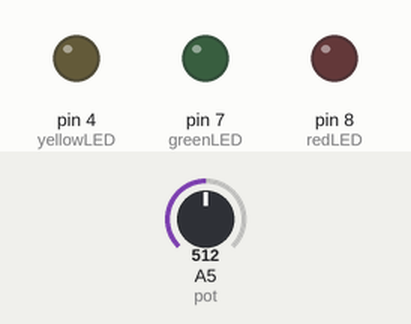
The sketch below on a simulated Arduino Uno, built with avr-gcc and run on an emulated ATmega328P. Shown: output pins drawn as LEDs (lit = HIGH). Inputs (shaded band) come from the test bench; at power-on: A5 (pot) = 512. What the sketch prints to the serial monitor is not drawn.

Above: at 1.8 s.
1.9 s: A5 (pot) set to 313
3.4 s: A5 (pot) set to 289
At 5.0 s:
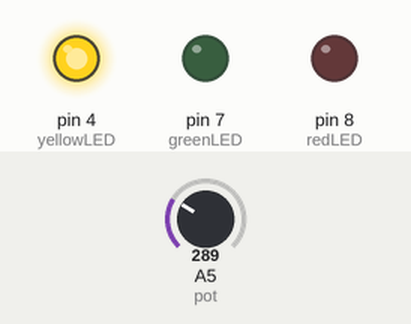
5.5 s: A5 (pot) set to 218
7.2 s: A5 (pot) set to 191
At 9.2 s:
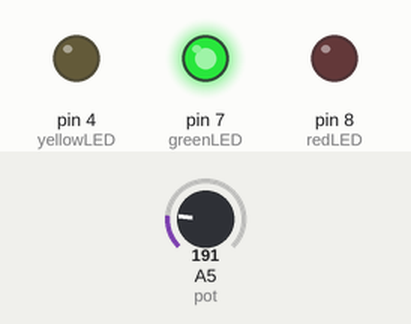
9.5 s: A5 (pot) set to 110
11.2 s: A5 (pot) set to 91
At 12.4 s:
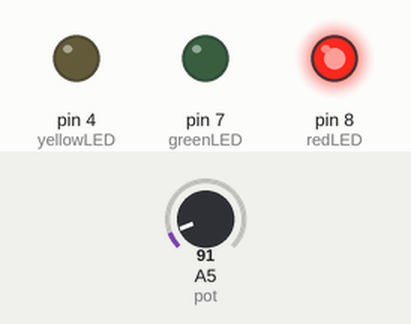
Timing chart, 0 to 14.2 s (numbered marks = the images above; inputs shaded):
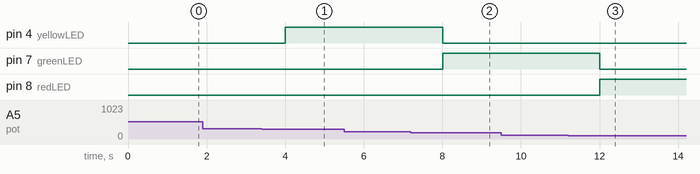

The sketch:

LEDs_Potentiometer_RGY.ino
```cpp
#define pot A5
#define redLED 8
#define greenLED 7
#define yellowLED 4


void setup()
{
  pinMode(redLED, OUTPUT);
  pinMode(greenLED, OUTPUT);
  pinMode(yellowLED, OUTPUT);
  Serial.begin(9600);
}

void loop()
{
  int x=analogRead(pot);
  Serial.print("Pot Value=");
   Serial.println(x);

  if(x<100)
  {
    digitalWrite(redLED, HIGH);
    digitalWrite(greenLED, LOW);
    digitalWrite(yellowLED, LOW);
    Serial.print("Red ON");
  }

  else if(x>=100&&x<200)
  {
     digitalWrite(redLED, LOW);
    digitalWrite(greenLED, HIGH);
    digitalWrite(yellowLED, LOW);
    Serial.print("Green ON");
  }

  else if(x>=200&&x<300)
  {
     digitalWrite(redLED, LOW);
    digitalWrite(greenLED, LOW);
    digitalWrite(yellowLED, HIGH);
    Serial.print("Yellow ON");
  }

  else
  {
     digitalWrite(redLED, LOW);
    digitalWrite(greenLED, LOW);
    digitalWrite(yellowLED, LOW);
    Serial.print("All OFF");
  }
  delay(1000);
}
```

Measured:
- the behaviour switches between 300 and 299 on A5 (pot) (found by bisection; images 0 and 1)
- the behaviour switches between 200 and 199 on A5 (pot) (found by bisection; images 1 and 2)
- the behaviour switches between 100 and 99 on A5 (pot) (found by bisection; images 2 and 3)
- after the input at 1.9 s, every drawn part: stays the same
- after the input at 3.4 s, pin 4 (yellowLED): LOW → HIGH after 0.60 s
- after the input at 5.5 s, every drawn part: stays the same
- after the input at 7.2 s, pin 4 (yellowLED): HIGH → LOW after 0.80 s; pin 7 (greenLED): LOW → HIGH after 0.80 s
- after the input at 9.5 s, every drawn part: stays the same
- after the input at 11.2 s, pin 7 (greenLED): HIGH → LOW after 0.81 s; pin 8 (redLED): LOW → HIGH after 0.81 s
